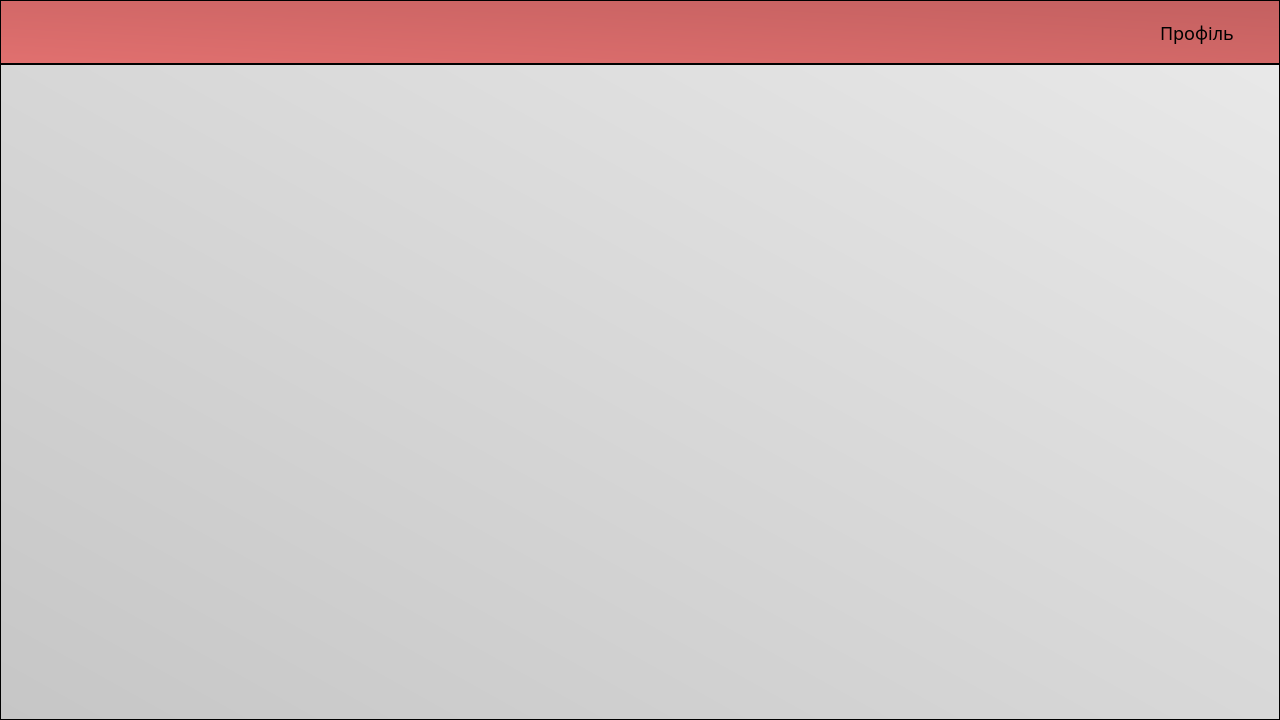
<?xml version="1.0" encoding="UTF-8"?>
<ui version="4.0">
 <class>MainWindow</class>
 <widget class="QMainWindow" name="MainWindow">
  <property name="geometry">
   <rect>
    <x>0</x>
    <y>0</y>
    <width>1280</width>
    <height>720</height>
   </rect>
  </property>
  <property name="windowTitle">
   <string>EquTest</string>
  </property>
  <widget class="QWidget" name="centralwidget">
   <widget class="QFrame" name="background">
    <property name="geometry">
     <rect>
      <x>0</x>
      <y>0</y>
      <width>1280</width>
      <height>720</height>
     </rect>
    </property>
    <property name="styleSheet">
     <string notr="true">background: qlineargradient(spread:pad, x1:0, y1:1, x2:1, y2:0, stop:0 rgba(198, 198, 198, 255), stop:1 rgba(234, 234, 234, 255));

padding: 95px 30px;</string>
    </property>
    <property name="frameShape">
     <enum>QFrame::StyledPanel</enum>
    </property>
    <property name="frameShadow">
     <enum>QFrame::Raised</enum>
    </property>
    <widget class="QFrame" name="header">
     <property name="geometry">
      <rect>
       <x>0</x>
       <y>0</y>
       <width>1280</width>
       <height>65</height>
      </rect>
     </property>
     <property name="styleSheet">
      <string notr="true">background: qlineargradient(spread:pad, x1:0, y1:1, x2:1, y2:0, stop:0 rgba(225, 112, 111, 255), stop:1 rgba(195, 96, 96, 255));

border-bottom: 2px solid black;

padding: 0;</string>
     </property>
     <property name="frameShape">
      <enum>QFrame::StyledPanel</enum>
     </property>
     <property name="frameShadow">
      <enum>QFrame::Raised</enum>
     </property>
     <widget class="QLabel" name="account">
      <property name="geometry">
       <rect>
        <x>1160</x>
        <y>17</y>
        <width>81</width>
        <height>31</height>
       </rect>
      </property>
      <property name="styleSheet">
       <string notr="true">font-size: 18px;
font-family: montserrat;
font-weight: 400;

background: transparent;

border: 0;
padding: 0;</string>
      </property>
      <property name="text">
       <string>Профіль</string>
      </property>
     </widget>
    </widget>
   </widget>
  </widget>
 </widget>
 <resources/>
 <connections/>
</ui>
